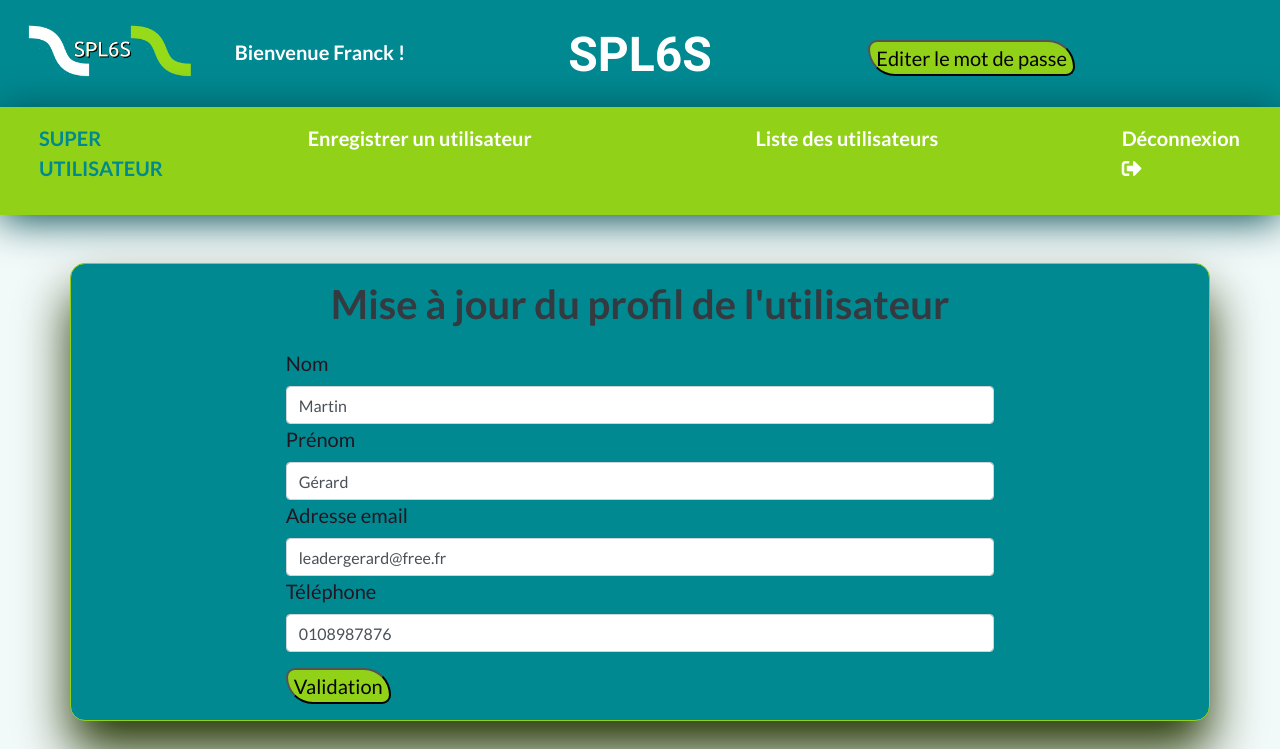
Screenshot of /userProfil.php?id=5 (signed in) with the database file from the repository.
### tables this page shows
CREATE TABLE `prs13_users` (
  `id` int(11) NOT NULL,
  `firstname` varchar(50) DEFAULT NULL,
  `lastname` varchar(50) DEFAULT NULL,
  `phone` varchar(15) DEFAULT NULL,
  `email` varchar(50) DEFAULT NULL,
  `password` varchar(255) DEFAULT NULL,
  `idRoles` int(11) NOT NULL,
  `idSocieties` int(11) NOT NULL,
  `idUsers` int(11) DEFAULT NULL
);

### models/database.php (called while the page is built, shortened)
<?php
class dataBaseSingleton {
    private static $_instance;
    protected function __construct() {
        $this->host = HOST;
        $this->login = LOGIN;
        $this->password = PASSWORD;
        $this->dbname = DBNAME;
        try {
            $this->db = new PDO('mysql:host=' . $this->host . ';dbname=' . $this->dbname . ';charset=utf8', $this->login, $this->password);
        } catch (Exception $e) {
            $msg = 'Erreur PDO dans ' . $e->getFile() . ' ligne ' . $e->getLine() . ' : ' . $e->getMessage();
            die($msg);
        }
    }
    public static function getInstance() {
        if (is_null(self::$_instance)) {
            self::$_instance = new self();
        }
        return self::$_instance;
    }
}

### models/users.php (called while the page is built, shortened)
<?php
class users {
    public $id;
    private $db;
    public function __construct() {
        $database = dataBaseSingleton::getInstance();
        $this->db = $database->db;
    }
    public function getProfilById() {
        $PDOResult = $this->db->prepare('SELECT `id`, `firstname`, `lastname`, `phone`, `email`, `idRoles`, `idSocieties` '
                . 'FROM `prs13_users` '
                . 'WHERE `id` = :id');
        $PDOResult->bindvalue(':id', $this->id, PDO::PARAM_INT);
        $PDOResult->execute();
        if (is_object($PDOResult)) {
            $result = $PDOResult->fetch(PDO::FETCH_OBJ);
        }
        return $result;
    }
}

### controllers/userProfilCtrl.php (called while the page is built, shortened)
<?php
$profil = new users();
$profil->id = $_GET['id'];
$profilList = $profil->getProfilById();

### userProfil.php (the view, shortened to what this page needs)
<?php
include 'controllers/userProfilCtrl.php';
include '_header.php';
?>
<body>
    <?php include '_navbar.php'; ?>
    <div class="container managment mt-5">
        <div class="row">
            <H1 class="col-md-12 text-center text-dark mt-3">Mise à jour du profil de l'utilisateur</H1>
        </div>
        <div  class="offset-2 col-md-8">
            <form action="#" method="POST">
                <div class="form-group">
                    <label for="lastname">Nom</label>
                    <input type="text" class="form-control" name="lastname" id="lastname" placeholder="Nom" value="<?= $profilList->lastname ?>"/>
                    <label for="firstname">Prénom</label>
                    <input type="text" class="form-control" name="firstname" id="firstname" placeholder="Prénom" value="<?= $profilList->firstname ?>"/>
                    <label for="email">Adresse email</label>
                    <input type="text" class="form-control" name="email" id="email" placeholder="Adresse email" value="<?= $profilList->email ?>"/>
                    <label for="phone">Téléphone</label>
                    <input type="text" class="form-control" name="phone" id="phone" placeholder="Téléphone" value="<?= $profilList->phone ?>"/>
                    <button class="mt-3" type="submit" name="submit" id="submit" value="">Validation</button>
                </div>
            </form>
        </div>
    </div>
</body>
</html>

### assets/css/style.css (style rules this page uses)
body { background-color: #F2F9F9; z-index:1; font-family: 'Lato', sans-serif; color: #241623; font-size: 20px; }
.managment { background-color: #008991; border: 1px solid #91D219; border-radius: 15px; box-shadow: 0px 30px 50px #283a07; margin-top: 20px; }
h1 { font-weight: bold; margin-bottom: 20px; }
button { background-color: #91D219; color: black; border-color: black; border-radius: 23px 69px; }

### rows the page displays
prs13_users: lastname "Martin", firstname "Gérard", email "leadergerard@free.fr", phone "0108987876"

### other values shown
$_SESSION['firstname'] "Franck"
$_SESSION['name'] "SUPER UTILISATEUR"
